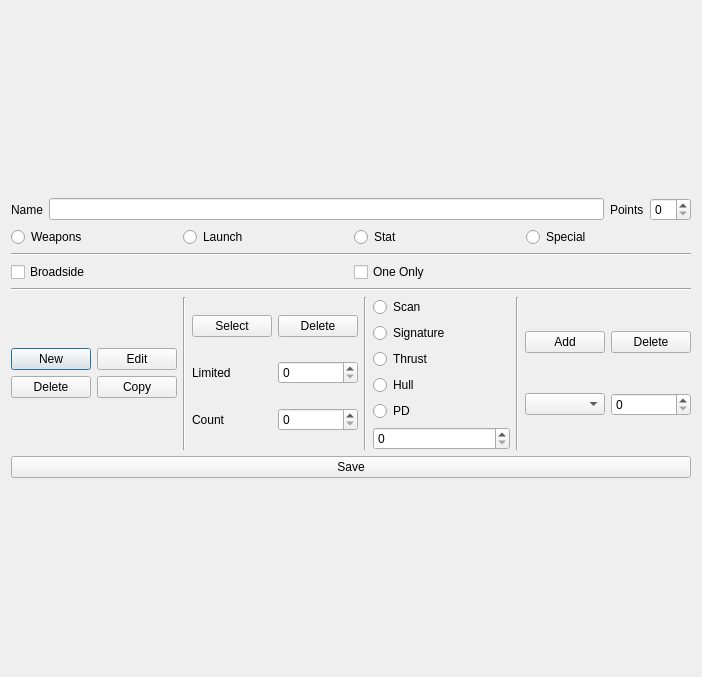
<?xml version="1.0" encoding="UTF-8"?>
<ui version="4.0">
 <class>Scrapyard</class>
 <widget class="QDialog" name="Scrapyard">
  <property name="geometry">
   <rect>
    <x>0</x>
    <y>0</y>
    <width>702</width>
    <height>677</height>
   </rect>
  </property>
  <property name="windowTitle">
   <string>Scrapyard - Option Editor</string>
  </property>
  <layout class="QGridLayout" name="gridLayout_2">
   <item row="0" column="0">
    <layout class="QGridLayout" name="gridLayout">
     <item row="0" column="0">
      <layout class="QHBoxLayout" name="horizontalLayout_4">
       <item>
        <widget class="QLabel" name="label">
         <property name="text">
          <string>Name</string>
         </property>
        </widget>
       </item>
       <item>
        <widget class="QLineEdit" name="nameEdit"/>
       </item>
       <item>
        <widget class="QLabel" name="label_2">
         <property name="text">
          <string>Points</string>
         </property>
        </widget>
       </item>
       <item>
        <widget class="QSpinBox" name="pointSpin"/>
       </item>
      </layout>
     </item>
     <item row="1" column="0">
      <layout class="QHBoxLayout" name="horizontalLayout_2">
       <item>
        <widget class="QRadioButton" name="typeWeaponRadio">
         <property name="text">
          <string>Weapons</string>
         </property>
         <attribute name="buttonGroup">
          <string notr="true">optTypeRadioGroup</string>
         </attribute>
        </widget>
       </item>
       <item>
        <widget class="QRadioButton" name="typeLaunchRadio">
         <property name="text">
          <string>Launch</string>
         </property>
         <attribute name="buttonGroup">
          <string notr="true">optTypeRadioGroup</string>
         </attribute>
        </widget>
       </item>
       <item>
        <widget class="QRadioButton" name="typeStatRadio">
         <property name="text">
          <string>Stat</string>
         </property>
         <attribute name="buttonGroup">
          <string notr="true">optTypeRadioGroup</string>
         </attribute>
        </widget>
       </item>
       <item>
        <widget class="QRadioButton" name="typeSpecialRadio">
         <property name="text">
          <string>Special</string>
         </property>
         <attribute name="buttonGroup">
          <string notr="true">optTypeRadioGroup</string>
         </attribute>
        </widget>
       </item>
      </layout>
     </item>
     <item row="2" column="0">
      <widget class="Line" name="line_2">
       <property name="orientation">
        <enum>Qt::Horizontal</enum>
       </property>
      </widget>
     </item>
     <item row="3" column="0">
      <layout class="QHBoxLayout" name="horizontalLayout_3">
       <item>
        <widget class="QCheckBox" name="broadsideCheck">
         <property name="text">
          <string>Broadside</string>
         </property>
        </widget>
       </item>
       <item>
        <widget class="QCheckBox" name="singleCheck">
         <property name="text">
          <string>One Only</string>
         </property>
        </widget>
       </item>
      </layout>
     </item>
     <item row="4" column="0">
      <widget class="Line" name="line">
       <property name="orientation">
        <enum>Qt::Horizontal</enum>
       </property>
      </widget>
     </item>
     <item row="5" column="0">
      <layout class="QHBoxLayout" name="horizontalLayout">
       <item>
        <layout class="QVBoxLayout" name="weaponBox">
         <item>
          <layout class="QHBoxLayout" name="weaponButtons">
           <item>
            <layout class="QHBoxLayout" name="horizontalLayout_6">
             <item>
              <layout class="QVBoxLayout" name="verticalLayout_2">
               <item>
                <widget class="QPushButton" name="newWeaponButton">
                 <property name="text">
                  <string>New</string>
                 </property>
                </widget>
               </item>
               <item>
                <widget class="QPushButton" name="deleteWeaponButton">
                 <property name="text">
                  <string>Delete</string>
                 </property>
                </widget>
               </item>
              </layout>
             </item>
             <item>
              <layout class="QVBoxLayout" name="verticalLayout_3">
               <item>
                <widget class="QPushButton" name="editWeaponbutton">
                 <property name="text">
                  <string>Edit</string>
                 </property>
                </widget>
               </item>
               <item>
                <widget class="QPushButton" name="CopyWeaponButton">
                 <property name="text">
                  <string>Copy</string>
                 </property>
                </widget>
               </item>
              </layout>
             </item>
            </layout>
           </item>
          </layout>
         </item>
         <item>
          <layout class="QVBoxLayout" name="weaponLayout"/>
         </item>
        </layout>
       </item>
       <item>
        <widget class="Line" name="line_3">
         <property name="orientation">
          <enum>Qt::Vertical</enum>
         </property>
        </widget>
       </item>
       <item>
        <layout class="QVBoxLayout" name="launchBox_2">
         <item>
          <layout class="QHBoxLayout" name="launchAssetLayout"/>
         </item>
         <item>
          <layout class="QHBoxLayout" name="horizontalLayout_10">
           <item>
            <widget class="QPushButton" name="launchAddButton">
             <property name="text">
              <string>Select</string>
             </property>
            </widget>
           </item>
           <item>
            <widget class="QPushButton" name="launchDeleteButton">
             <property name="text">
              <string>Delete</string>
             </property>
            </widget>
           </item>
          </layout>
         </item>
         <item>
          <layout class="QHBoxLayout" name="horizontalLayout_13">
           <item>
            <widget class="QLabel" name="label_7">
             <property name="text">
              <string>Limited</string>
             </property>
            </widget>
           </item>
           <item>
            <widget class="QSpinBox" name="limitedSpin"/>
           </item>
          </layout>
         </item>
         <item>
          <layout class="QHBoxLayout" name="horizontalLayout_11">
           <item>
            <widget class="QLabel" name="label_8">
             <property name="text">
              <string>Count</string>
             </property>
            </widget>
           </item>
           <item>
            <widget class="QSpinBox" name="launchQuantitySpin"/>
           </item>
          </layout>
         </item>
         <item>
          <layout class="QVBoxLayout" name="launchProfileLayout"/>
         </item>
        </layout>
       </item>
       <item>
        <widget class="Line" name="line_4">
         <property name="orientation">
          <enum>Qt::Vertical</enum>
         </property>
        </widget>
       </item>
       <item>
        <layout class="QVBoxLayout" name="statBox">
         <item>
          <widget class="QRadioButton" name="scanRadio">
           <property name="text">
            <string>Scan</string>
           </property>
           <attribute name="buttonGroup">
            <string notr="true">statTypeRadioGroup</string>
           </attribute>
          </widget>
         </item>
         <item>
          <widget class="QRadioButton" name="sigRadio">
           <property name="text">
            <string>Signature</string>
           </property>
           <attribute name="buttonGroup">
            <string notr="true">statTypeRadioGroup</string>
           </attribute>
          </widget>
         </item>
         <item>
          <widget class="QRadioButton" name="thrustRadio">
           <property name="text">
            <string>Thrust</string>
           </property>
           <attribute name="buttonGroup">
            <string notr="true">statTypeRadioGroup</string>
           </attribute>
          </widget>
         </item>
         <item>
          <widget class="QRadioButton" name="hullRadio">
           <property name="text">
            <string>Hull</string>
           </property>
           <attribute name="buttonGroup">
            <string notr="true">statTypeRadioGroup</string>
           </attribute>
          </widget>
         </item>
         <item>
          <widget class="QRadioButton" name="pdRadio">
           <property name="text">
            <string>PD</string>
           </property>
           <attribute name="buttonGroup">
            <string notr="true">statTypeRadioGroup</string>
           </attribute>
          </widget>
         </item>
         <item>
          <widget class="QSpinBox" name="statBonusSpin"/>
         </item>
        </layout>
       </item>
       <item>
        <widget class="Line" name="line_5">
         <property name="orientation">
          <enum>Qt::Vertical</enum>
         </property>
        </widget>
       </item>
       <item>
        <layout class="QVBoxLayout" name="specialBox">
         <item>
          <layout class="QHBoxLayout" name="horizontalLayout_5">
           <item>
            <widget class="QPushButton" name="specialAddButton">
             <property name="text">
              <string>Add</string>
             </property>
            </widget>
           </item>
           <item>
            <widget class="QPushButton" name="specialDeleteButton">
             <property name="text">
              <string>Delete</string>
             </property>
            </widget>
           </item>
          </layout>
         </item>
         <item>
          <layout class="QHBoxLayout" name="horizontalLayout_7">
           <item>
            <widget class="QComboBox" name="specialSelectCombo"/>
           </item>
           <item>
            <widget class="QSpinBox" name="specialNumSpin"/>
           </item>
          </layout>
         </item>
         <item>
          <layout class="QVBoxLayout" name="specialRosterLayout"/>
         </item>
        </layout>
       </item>
      </layout>
     </item>
     <item row="6" column="0">
      <widget class="QPushButton" name="saveButton">
       <property name="text">
        <string>Save</string>
       </property>
      </widget>
     </item>
    </layout>
   </item>
  </layout>
 </widget>
 <resources/>
 <connections/>
 <buttongroups>
  <buttongroup name="statTypeRadioGroup"/>
  <buttongroup name="optTypeRadioGroup"/>
 </buttongroups>
</ui>
